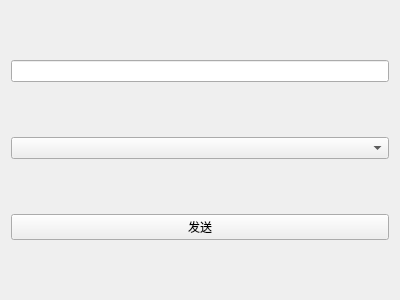
<?xml version="1.0" encoding="UTF-8"?>
<ui version="4.0">
 <class>senddetails</class>
 <widget class="QWidget" name="senddetails">
  <property name="geometry">
   <rect>
    <x>0</x>
    <y>0</y>
    <width>400</width>
    <height>300</height>
   </rect>
  </property>
  <property name="windowTitle">
   <string>Form</string>
  </property>
  <layout class="QVBoxLayout" name="verticalLayout">
   <item>
    <widget class="QLineEdit" name="lineEdit"/>
   </item>
   <item>
    <widget class="QComboBox" name="comboBox"/>
   </item>
   <item>
    <widget class="QPushButton" name="pushButton">
     <property name="text">
      <string>发送</string>
     </property>
    </widget>
   </item>
  </layout>
 </widget>
 <resources/>
 <connections/>
</ui>
